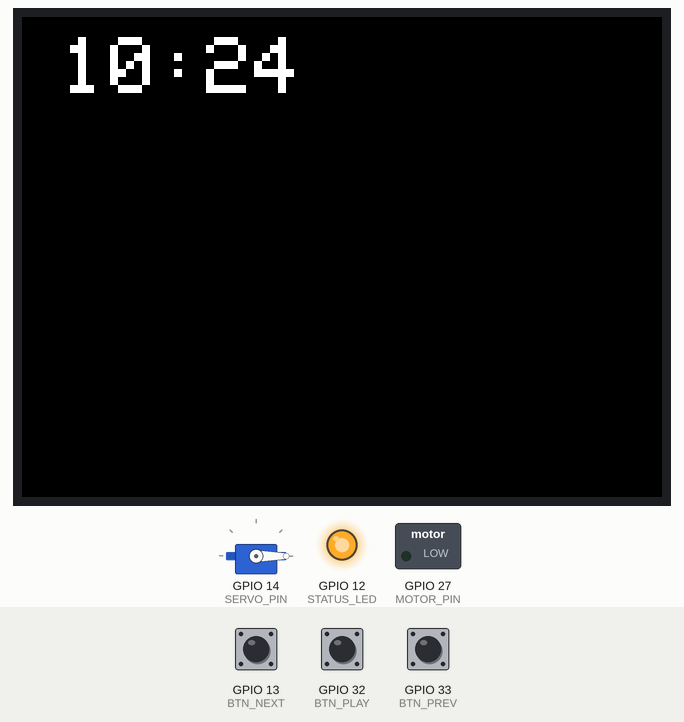
Recording of a sketch running on a simulated ESP32. Shown: servo, 320×240 colour display, switched loads named in the sketch (green lamp = pin HIGH), output pins drawn as LEDs (lit = HIGH). The inputs (shaded band) are chosen by the test bench; at power-on: GPIO 32 (BTN_PLAY) HIGH, GPIO 13 (BTN_NEXT) HIGH, GPIO 33 (BTN_PREV) HIGH. WiFi joins after 1.5 s; servers stay silent unless stated; the local clock reads 2024-03-15 10:24:30 at power-on unless the sketch sets it.

Above: at 2.9 s.
3.0 s: GPIO 32 (BTN_PLAY) pulled LOW for 0.15 s
At 4.3 s:
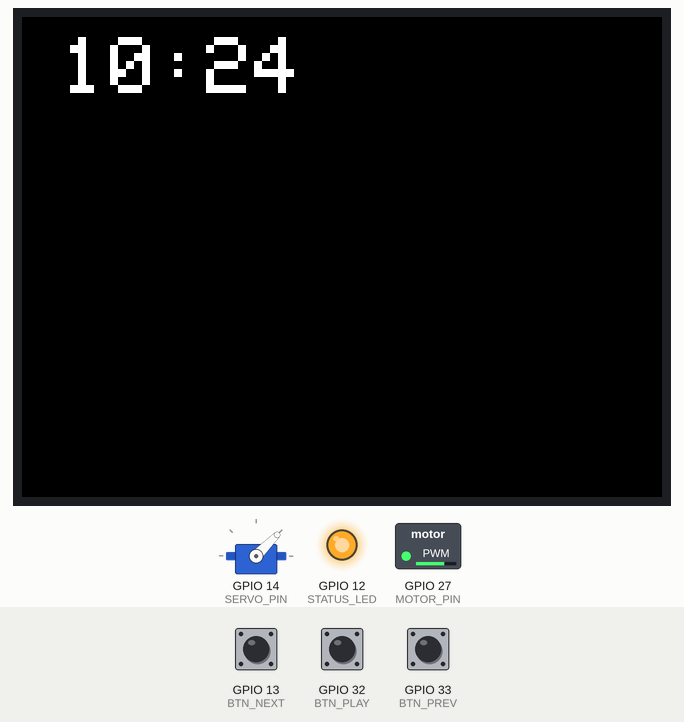
4.6 s: GPIO 32 (BTN_PLAY) pulled LOW for 1 s
At 5.3 s:
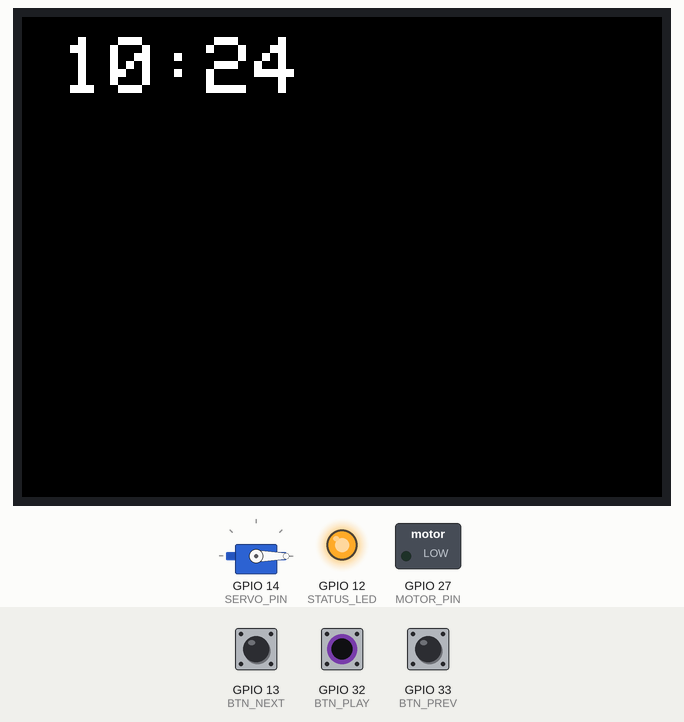
7.1 s: GPIO 32 (BTN_PLAY) pulled LOW for 3.2 s
At 31.3 s:
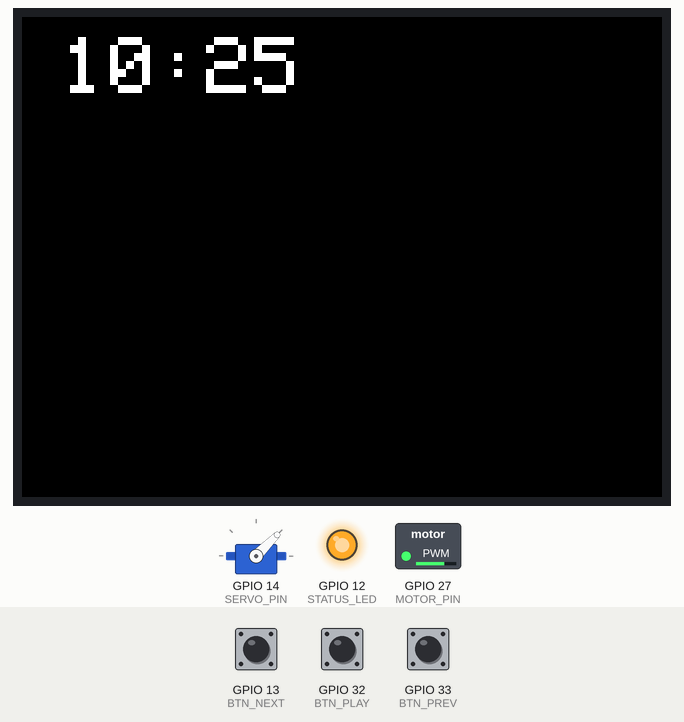
Timing chart, 0 to 31.6 s (numbered marks = the images above; inputs shaded):
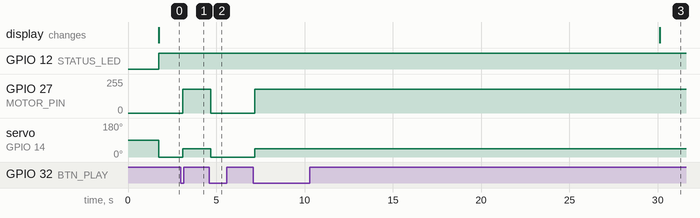

The sketch:

Recordplayer.ino
```cpp
#include <WiFi.h>
#include <time.h>
#include <SPI.h>
#include <Adafruit_GFX.h>
#include <Adafruit_ILI9341.h>
#include <ESP32Servo.h>

const char* ssid = "WIFI";
const char* password = "PASSWORD";

const char* ntpServer = "pool.ntp.org";
const long gmtOffset_sec = 0;
const int daylightOffset_sec = 3600;

#define TFT_CS     5
#define TFT_DC     2
#define TFT_RST    4

#define MOTOR_PIN  27
#define SERVO_PIN  14

#define BTN_PLAY   32
#define BTN_PREV   33
#define BTN_NEXT   13

#define STATUS_LED 12


Adafruit_ILI9341 tft(TFT_CS, TFT_DC, TFT_RST);
Servo tonearm;


bool playing = false;


void connectWiFi()
{
    WiFi.begin(ssid, password);

    while (WiFi.status() != WL_CONNECTED)
    {
        delay(500);
    }

    configTime(gmtOffset_sec, daylightOffset_sec, ntpServer);
}


void drawClock()
{
    struct tm timeinfo;

    if (!getLocalTime(&timeinfo))
        return;

    char buffer[10];

    strftime(buffer, sizeof(buffer), "%H:%M", &timeinfo);

    tft.fillRect(0, 0, 240, 50, ILI9341_BLACK);

    tft.setCursor(20, 10);
    tft.setTextColor(ILI9341_WHITE);
    tft.setTextSize(4);
    tft.print(buffer);
}


void updateMotor()
{
    if (playing)
        analogWrite(MOTOR_PIN, 180);
    else
        analogWrite(MOTOR_PIN, 0);
}


void updateServo()
{
    if (playing)
        tonearm.write(45);
    else
        tonearm.write(0);
}


void checkButtons()
{
    static bool lastPlay = HIGH;

    bool play = digitalRead(BTN_PLAY);

    if (lastPlay == HIGH && play == LOW)
    {
        playing = !playing;

        updateMotor();
        updateServo();
    }

    lastPlay = play;

    // Previous
    if (digitalRead(BTN_PREV) == LOW)
    {
    }

    // Next
    if (digitalRead(BTN_NEXT) == LOW)
    {
    }
}


void setup()
{
    Serial.begin(115200);

    pinMode(MOTOR_PIN, OUTPUT);

    pinMode(BTN_PLAY, INPUT_PULLUP);
    pinMode(BTN_PREV, INPUT_PULLUP);
    pinMode(BTN_NEXT, INPUT_PULLUP);

    pinMode(STATUS_LED, OUTPUT);

    digitalWrite(STATUS_LED, LOW);

    tonearm.attach(SERVO_PIN);

    tft.begin();
    tft.setRotation(1);
    tft.fillScreen(ILI9341_BLACK);

    connectWiFi();

    updateMotor();
    updateServo();
}

void loop()
{
    drawClock();

    checkButtons();

    digitalWrite(STATUS_LED, WiFi.status() == WL_CONNECTED);

    delay(100);
}
```

Measured:
- after the input at 3.0 s, GPIO 27 (MOTOR_PIN): 0/255 → 180/255 after 0.10 s; servo on GPIO 14 (SERVO_PIN): 0° → 45° after 0.10 s
- after the input at 4.6 s, GPIO 27 (MOTOR_PIN): 180/255 → 0/255 after 0.09 s; servo on GPIO 14 (SERVO_PIN): 45° → 0° after 0.09 s
- after the input at 7.1 s, GPIO 27 (MOTOR_PIN): 0/255 → 180/255 after 0.09 s; servo on GPIO 14 (SERVO_PIN): 0° → 45° after 0.09 s
